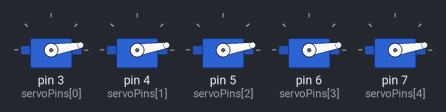
A sketch run on a simulated Arduino Uno, built with avr-gcc and run on an emulated ATmega328P. On the bench: 5 × servo. At 5.6 s the program stops and its outputs stay as they are.

Above: at 0.15 s.
At 0.76 s:
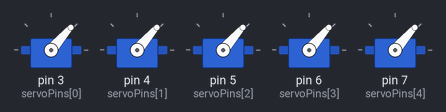
At 1.69 s:
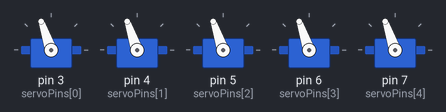
At 2.3 s:
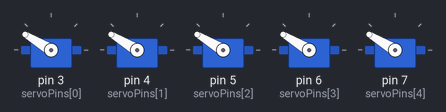
At 2.91 s:
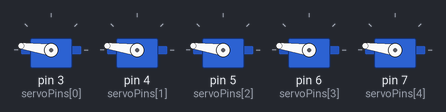
At 5.6 s:
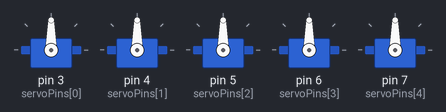
Timing chart, 0 to 7.1 s (numbered marks = the images above):
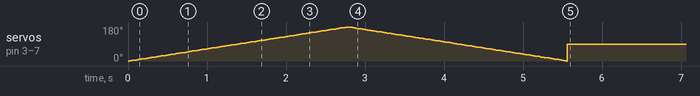

The sketch:

5_servo_motor1.ino
```cpp
// Program: Control 5 Servo Motors
// Function: Sweep for 2 seconds, then hold all at 90°

#include <Servo.h>

Servo servos[5];              // Create 5 servo objects
const int servoPins[5] = {3, 4, 5, 6, 7};  // Servo pins
int pos = 0;
unsigned long startTime;

void setup() {
  // Attach all servos
  for (int i = 0; i < 5; i++) {
    servos[i].attach(servoPins[i], 500, 2500);
  }

  // Record start time
  startTime = millis();
}


void loop() {
  // Run sweep for 2 seconds
  if (millis() - startTime <= 2000) {

    // Sweep from 0° to 180°
    for (pos = 0; pos <= 180; pos++) {
      for (int i = 0; i < 5; i++) {
        servos[i].write(pos);
      }
      delay(15);
    }

    // Sweep from 180° to 0°
    for (pos = 180; pos >= 0; pos--) {
      for (int i = 0; i < 5; i++) {
        servos[i].write(pos);
      }
      delay(15);
    }

  } else {
    // After 2 seconds, hold all at 90°
    for (int i = 0; i < 5; i++) {
      servos[i].write(90);
    }

    // Stop the program permanently
    while (true);
  }
}
```
